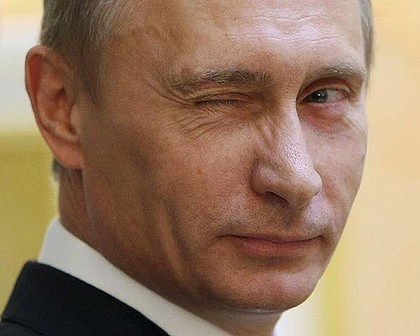
%> input picture putin.jpg, 420 x 336 px
$ octave encrypting.m   (GNU Octave 9; MATLAB toolbox functions it lacks are replaced by stand-ins)
%> lines starting %> are read from the running program, lines starting %| are printed output that depends on the picture; in (x1, y1, x2, y2) boxes, pixels count from 0 and x2, y2 are one past the last pixel; in counts of white or black regions, pixels touching at a corner belong together; the program's own positions count from 1
%Importing main image
president=imread('putin.jpg');
%> president is the input picture: size 336x420x3 uint8; mean R, G, B 150.6, 121.5, 97.5
imshow(president);title('President')
%Importing nuclear codes
nc=imread('nuclearcodes.jpg');
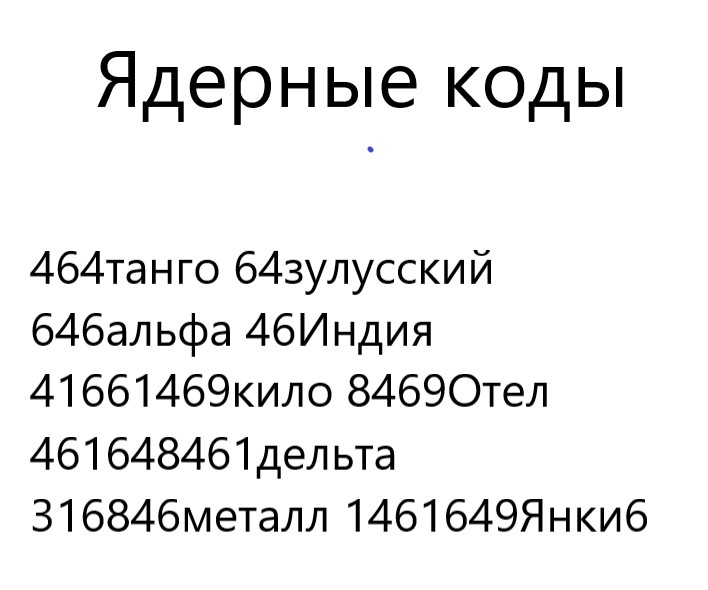
%> input picture nuclearcodes.jpg, 708 x 590 px
%> nc is the input picture: size 590x708x3 uint8; mean R, G, B 236.3, 236.3, 236.3
%Coverting nuclear codes into grayscale and binary
code=imbinarize(rgb2gray(nc));
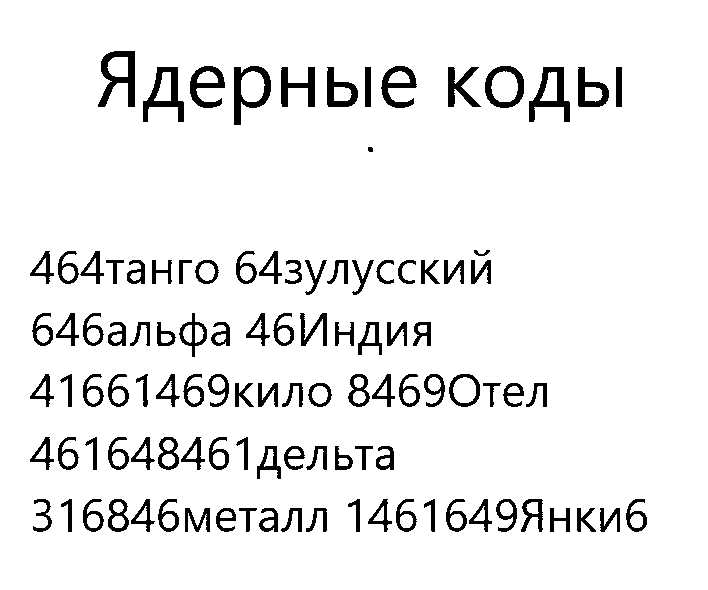
%> code: size 590x708 logical; 92.6% white; 108 black regions, largest, box (x1, y1, x2, y2) and area: (98, 51, 135, 107) 967, (529, 67, 570, 122) 908, (143, 67, 184, 122) 899
%Resizing nuclear codes with repect to orignal image
code=imresize(code,size(president(:,:,1)));
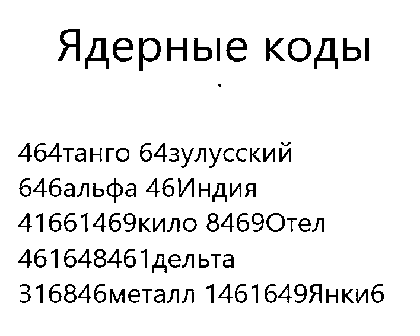
%> code: size 336x420 logical; 92.6% white; black in thin lines or dots, all inside (x1, y1, x2, y2) = (18, 29, 384, 303)
%hiding nuclear codes in new variable by changing the Least Significant Bit
new=president;
new(:,:,1)= bitset(new(:,:,1),1,code);
%Securing the package
imshow(new);title('The Hidden data')
imwrite(new,'encrpt.bmp');
clear all;
